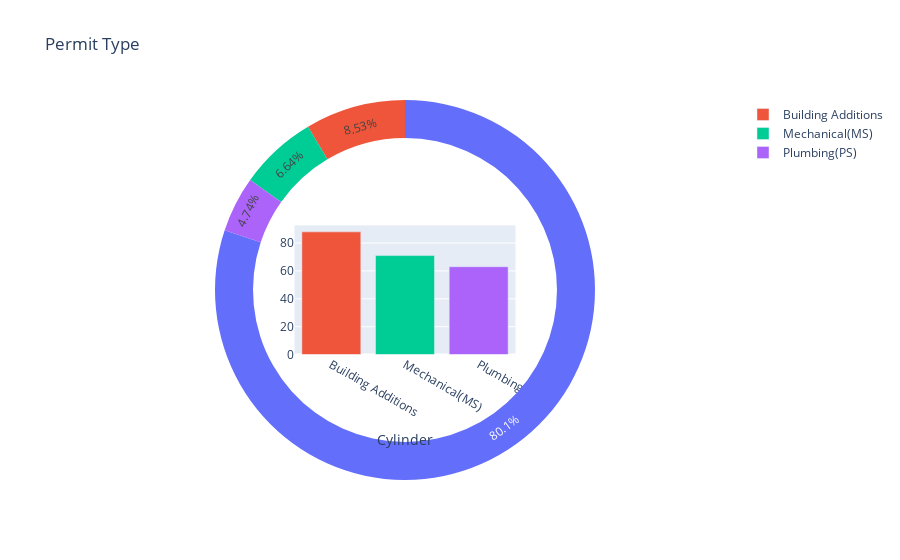

The cell this chart's notebook holds for it:
### Code cell
import plotly.graph_objects as go

fig = go.Figure()

fig.add_trace(
    go.Pie(
        labels=stages_df['Type'],
        values=pie_data['Count'],
        hole=0.8,
        showlegend=False
    )
)

fig.add_trace(
    go.Bar(
        name='Building Additions',
        x=['Building Additions'],
        y=[stages_df[stages_df.Type == 'Building Additions/Alterations']['Count'].item()]
    )
)

fig.add_trace(
    go.Bar(
        name='Mechanical(MS)',
        x=['Mechanical(MS)'],
        y=[stages_df[stages_df.Type == 'Mechanical(MS)']['Count'].item()]
    )
)

fig.add_trace(
    go.Bar(
        name='Plumbing(PS)',
        x=['Plumbing(PS)'],
        y=[stages_df[stages_df.Type == 'Plumbing(PS)']['Count'].item()]
    )
)

fig.update_layout(
    title="Permit Type",
    xaxis_title="Cylinder",
     xaxis_domain=[0.33, 0.67],
     yaxis_domain=[0.33, 0.67]
)

fig.show()

### Figure 1 — Plotly figure (JSON) as saved in the notebook; plotly's stock layout.template omitted (floating-point values rounded to 4 significant figures)
{"data": [{"hole": 0.8, "labels": ["Building Additions/Alterations", "Mechanical(MS)", "Plumbing(PS)", "Fire/Security Upgrade", "Small Residential Projects", "Other"], "showlegend": false, "type": "pie", "values": [169, 18, 14, 10]}, {"name": "Building Additions", "type": "bar", "x": ["Building Additions"], "y": [88]}, {"name": "Mechanical(MS)", "type": "bar", "x": ["Mechanical(MS)"], "y": [71]}, {"name": "Plumbing(PS)", "type": "bar", "x": ["Plumbing(PS)"], "y": [63]}], "layout": {"title": {"text": "Permit Type"}, "xaxis": {"domain": [0.33, 0.67], "title": {"text": "Cylinder"}}, "yaxis": {"domain": [0.33, 0.67]}}}
